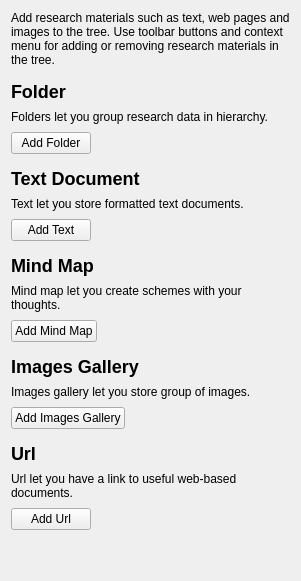
         <widget class="QWidget" name="researchRootEdit">
          <layout class="QGridLayout" name="gridLayout_16">
           <property name="verticalSpacing">
            <number>14</number>
           </property>
           <item row="0" column="0">
            <widget class="QLabel" name="label_6">
             <property name="text">
              <string>Add research materials such as text, web pages and images to the tree. Use toolbar buttons and context menu for adding or removing research materials in the tree.</string>
             </property>
             <property name="alignment">
              <set>Qt::AlignLeading|Qt::AlignLeft|Qt::AlignTop</set>
             </property>
             <property name="wordWrap">
              <bool>true</bool>
             </property>
            </widget>
           </item>
           <item row="1" column="0">
            <layout class="QGridLayout" name="gridLayout_4">
             <property name="verticalSpacing">
              <number>8</number>
             </property>
             <item row="0" column="0" colspan="2">
              <widget class="QLabel" name="label_15">
               <property name="minimumSize">
                <size>
                 <width>150</width>
                 <height>0</height>
                </size>
               </property>
               <property name="text">
                <string>&lt;h2&gt;Folder&lt;/h2&gt;</string>
               </property>
               <property name="alignment">
                <set>Qt::AlignLeading|Qt::AlignLeft|Qt::AlignVCenter</set>
               </property>
               <property name="wordWrap">
                <bool>true</bool>
               </property>
              </widget>
             </item>
             <item row="1" column="0" colspan="2">
              <widget class="QLabel" name="label_14">
               <property name="text">
                <string>Folders let you group research data in hierarchy.</string>
               </property>
               <property name="alignment">
                <set>Qt::AlignLeading|Qt::AlignLeft|Qt::AlignTop</set>
               </property>
               <property name="wordWrap">
                <bool>true</bool>
               </property>
              </widget>
             </item>
             <item row="2" column="0">
              <widget class="QPushButton" name="addFolder">
               <property name="text">
                <string>Add Folder</string>
               </property>
               <property name="icon">
                <iconset resource="../../../scenarist-core/Resources/Resources.qrc">
                 <normaloff>:/Graphics/Iconset/folder.svg</normaloff>:/Graphics/Iconset/folder.svg</iconset>
               </property>
              </widget>
             </item>
             <item row="2" column="1">
              <spacer name="horizontalSpacer_2">
               <property name="orientation">
                <enum>Qt::Horizontal</enum>
               </property>
               <property name="sizeHint" stdset="0">
                <size>
                 <width>40</width>
                 <height>20</height>
                </size>
               </property>
              </spacer>
             </item>
            </layout>
           </item>
           <item row="2" column="0">
            <layout class="QGridLayout" name="gridLayout_12">
             <property name="verticalSpacing">
              <number>8</number>
             </property>
             <item row="0" column="0" colspan="2">
              <widget class="QLabel" name="label_16">
               <property name="minimumSize">
                <size>
                 <width>150</width>
                 <height>0</height>
                </size>
               </property>
               <property name="text">
                <string>&lt;h2&gt;Text Document&lt;/h2&gt;</string>
               </property>
               <property name="alignment">
                <set>Qt::AlignLeading|Qt::AlignLeft|Qt::AlignVCenter</set>
               </property>
               <property name="wordWrap">
                <bool>true</bool>
               </property>
              </widget>
             </item>
             <item row="1" column="0" colspan="2">
              <widget class="QLabel" name="label_17">
               <property name="text">
                <string>Text let you store formatted text documents.</string>
               </property>
               <property name="alignment">
                <set>Qt::AlignLeading|Qt::AlignLeft|Qt::AlignTop</set>
               </property>
               <property name="wordWrap">
                <bool>true</bool>
               </property>
              </widget>
             </item>
             <item row="2" column="0">
              <widget class="QPushButton" name="addText">
               <property name="text">
                <string>Add Text</string>
               </property>
               <property name="icon">
                <iconset resource="../../../scenarist-core/Resources/Resources.qrc">
                 <normaloff>:/Graphics/Iconset/file-document-box.svg</normaloff>:/Graphics/Iconset/file-document-box.svg</iconset>
               </property>
              </widget>
             </item>
             <item row="2" column="1">
              <spacer name="horizontalSpacer">
               <property name="orientation">
                <enum>Qt::Horizontal</enum>
               </property>
               <property name="sizeHint" stdset="0">
                <size>
                 <width>40</width>
                 <height>20</height>
                </size>
               </property>
              </spacer>
             </item>
            </layout>
           </item>
           <item row="3" column="0">
            <layout class="QGridLayout" name="gridLayout_13">
             <property name="verticalSpacing">
              <number>8</number>
             </property>
             <item row="0" column="0" colspan="2">
              <widget class="QLabel" name="label_18">
               <property name="minimumSize">
                <size>
                 <width>150</width>
                 <height>0</height>
                </size>
               </property>
               <property name="text">
                <string>&lt;h2&gt;Mind Map&lt;/h2&gt;</string>
               </property>
               <property name="alignment">
                <set>Qt::AlignLeading|Qt::AlignLeft|Qt::AlignVCenter</set>
               </property>
               <property name="wordWrap">
                <bool>true</bool>
               </property>
              </widget>
             </item>
             <item row="1" column="0" colspan="2">
              <widget class="QLabel" name="label_19">
               <property name="text">
                <string>Mind map let you create schemes with your thoughts.</string>
               </property>
               <property name="alignment">
                <set>Qt::AlignLeading|Qt::AlignLeft|Qt::AlignTop</set>
               </property>
               <property name="wordWrap">
                <bool>true</bool>
               </property>
              </widget>
             </item>
             <item row="2" column="0">
              <widget class="QPushButton" name="addMindMap">
               <property name="text">
                <string>Add Mind Map</string>
               </property>
               <property name="icon">
                <iconset resource="../../../scenarist-core/Resources/Resources.qrc">
                 <normaloff>:/Graphics/Iconset/mind-map.svg</normaloff>:/Graphics/Iconset/mind-map.svg</iconset>
               </property>
              </widget>
             </item>
             <item row="2" column="1">
              <spacer name="horizontalSpacer_3">
               <property name="orientation">
                <enum>Qt::Horizontal</enum>
               </property>
               <property name="sizeHint" stdset="0">
                <size>
                 <width>37</width>
                 <height>17</height>
                </size>
               </property>
              </spacer>
             </item>
            </layout>
           </item>
           <item row="4" column="0">
            <layout class="QGridLayout" name="gridLayout_14">
             <property name="verticalSpacing">
              <number>8</number>
             </property>
             <item row="0" column="0" colspan="2">
              <widget class="QLabel" name="label_20">
               <property name="minimumSize">
                <size>
                 <width>150</width>
                 <height>0</height>
                </size>
               </property>
               <property name="text">
                <string>&lt;h2&gt;Images Gallery&lt;/h2&gt;</string>
               </property>
               <property name="alignment">
                <set>Qt::AlignLeading|Qt::AlignLeft|Qt::AlignVCenter</set>
               </property>
               <property name="wordWrap">
                <bool>true</bool>
               </property>
              </widget>
             </item>
             <item row="1" column="0" colspan="2">
              <widget class="QLabel" name="label_21">
               <property name="text">
                <string>Images gallery let you store group of images.</string>
               </property>
               <property name="alignment">
                <set>Qt::AlignLeading|Qt::AlignLeft|Qt::AlignTop</set>
               </property>
               <property name="wordWrap">
                <bool>true</bool>
               </property>
              </widget>
             </item>
             <item row="2" column="0">
              <widget class="QPushButton" name="addImagesGallery">
               <property name="text">
                <string>Add Images Gallery</string>
               </property>
               <property name="icon">
                <iconset resource="../../../scenarist-core/Resources/Resources.qrc">
                 <normaloff>:/Graphics/Iconset/image-multiple.svg</normaloff>:/Graphics/Iconset/image-multiple.svg</iconset>
               </property>
              </widget>
             </item>
             <item row="2" column="1">
              <spacer name="horizontalSpacer_4">
               <property name="orientation">
                <enum>Qt::Horizontal</enum>
               </property>
               <property name="sizeHint" stdset="0">
                <size>
                 <width>37</width>
                 <height>17</height>
                </size>
               </property>
              </spacer>
             </item>
            </layout>
           </item>
           <item row="5" column="0">
            <layout class="QGridLayout" name="gridLayout_15">
             <property name="verticalSpacing">
              <number>8</number>
             </property>
             <item row="0" column="0" colspan="2">
              <widget class="QLabel" name="label_22">
               <property name="minimumSize">
                <size>
                 <width>150</width>
                 <height>0</height>
                </size>
               </property>
               <property name="text">
                <string>&lt;h2&gt;Url&lt;/h2&gt;</string>
               </property>
               <property name="alignment">
                <set>Qt::AlignLeading|Qt::AlignLeft|Qt::AlignVCenter</set>
               </property>
               <property name="wordWrap">
                <bool>true</bool>
               </property>
              </widget>
             </item>
             <item row="1" column="0" colspan="2">
              <widget class="QLabel" name="label_23">
               <property name="text">
                <string>Url let you have a link to useful web-based documents.</string>
               </property>
               <property name="alignment">
                <set>Qt::AlignLeading|Qt::AlignLeft|Qt::AlignTop</set>
               </property>
               <property name="wordWrap">
                <bool>true</bool>
               </property>
              </widget>
             </item>
             <item row="2" column="0">
              <widget class="QPushButton" name="addUrl">
               <property name="text">
                <string>Add Url</string>
               </property>
               <property name="icon">
                <iconset resource="../../../scenarist-core/Resources/Resources.qrc">
                 <normaloff>:/Graphics/Iconset/web.svg</normaloff>:/Graphics/Iconset/web.svg</iconset>
               </property>
              </widget>
             </item>
             <item row="2" column="1">
              <spacer name="horizontalSpacer_5">
               <property name="orientation">
                <enum>Qt::Horizontal</enum>
               </property>
               <property name="sizeHint" stdset="0">
                <size>
                 <width>37</width>
                 <height>17</height>
                </size>
               </property>
              </spacer>
             </item>
            </layout>
           </item>
           <item row="6" column="0">
            <spacer name="verticalSpacer_3">
             <property name="orientation">
              <enum>Qt::Vertical</enum>
             </property>
             <property name="sizeHint" stdset="0">
              <size>
               <width>20</width>
               <height>40</height>
              </size>
             </property>
            </spacer>
           </item>
          </layout>
         </widget>
